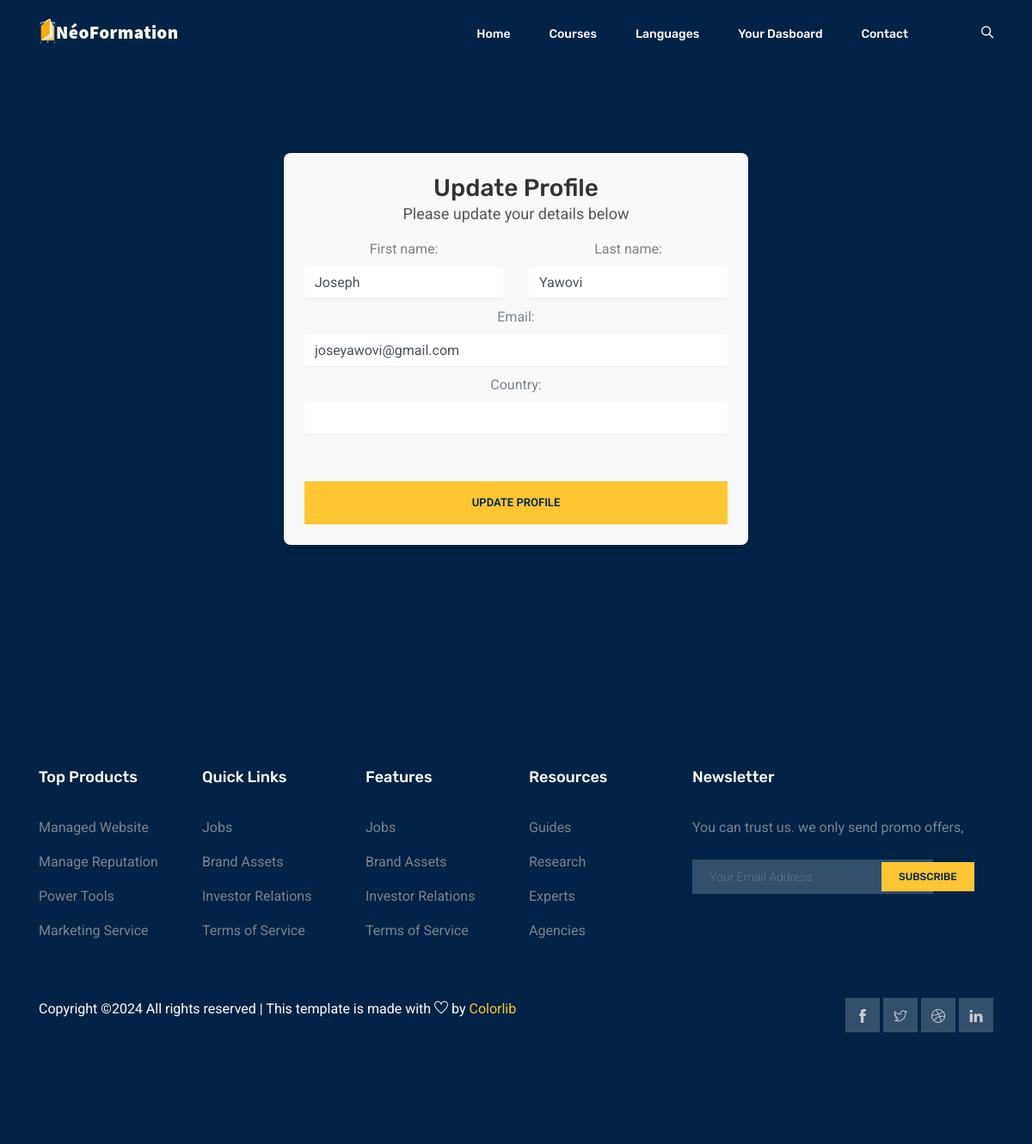
Page /account/profile/update/ (signed in) on the committed database.
### account/models.py (models this page shows, shortened)
class CustomUser(AbstractUser):
    email = models.EmailField(unique=True)  # Ensure email is unique
    address = models.TextField(blank=True, null=True)
    country = models.CharField(max_length=100, blank=True, null=True)

### account/views.py (the view)
# urls.py: path('profile/update/', views.update_profile, name='update_profile'),
@login_required
def update_profile(request):
    user = request.user
    if request.method == 'POST':
        form = UpdateProfileForm(request.POST, instance=user)
        if form.is_valid():
            form.save()
            messages.success(request, "Profile updated successfully!")
            return redirect('my_courses')  # Redirect to a relevant page
    else:
        form = UpdateProfileForm(instance=user)
    return render(request, 'account/update_profile.html', {'form': form})

### account/forms.py
class UpdateProfileForm(forms.ModelForm):
    class Meta:
        model = User
        fields = ['first_name', 'last_name', 'email', 'country']  # Add or remove fields as necessary
    def __init__(self, *args, **kwargs):
        super(UpdateProfileForm, self).__init__(*args, **kwargs)
        for field in self.fields.values():
            field.widget.attrs['class'] = 'form-control'  # Add

### account/templates/account/update_profile.html (shortened to what this page needs)
{% extends "classes/base.html" %}
{% block header %}
    {% include "classes/partials/class_detail_header.html" %}
{% endblock header %}
{% block content %}
<div class="section_gap registration_area d-flex justify-content-center">
    <div class="container">
        <div class="row justify-content-center mt-5">
            <div class="col-lg-6 col-md-8 col-sm-10">
                <div class="register_form text-center p-4" style="background-color: #f9f9f9; border-radius: 8px; box-shadow: 0 4px 10px rgba(0, 0, 0, 0.1);">
                    <h3 style="font-size: 28px; color: #333;">Update Profile</h3>
                    <p style="font-size: 18px; color: #555;">Please update your details below</p>
                    <form class="form_area" method="post">
                        <div class="row">
                            <div class="col-lg-6 form_group mb-2">
                                {{ form.first_name.label_tag }}
                                {{ form.first_name }}
                            </div>
                            <div class="col-lg-6 form_group mb-2">
                                {{ form.last_name.label_tag }}
                                {{ form.last_name }}
                            </div>
                            <div class="col-lg-12 form_group mb-2">
                                {{ form.email.label_tag }}
                                {{ form.email }}
                            </div>
                            <div class="col-lg-12 form_group mb-2">
                                {{ form.country.label_tag }}
                                {{ form.country }}
                            </div>
                            <div class="col-lg-12 text-center mt-3">
                                <button class="primary-btn" type="submit">Update Profile</button>
                            </div>
                        </div>
                    </form>
                </div>
            </div>
        </div>
    </div>
</div>
{% endblock %}

### rows in the picture
CustomUser: first_name "Joseph", last_name "Yawovi", email "joseyawovi@gmail.com"
